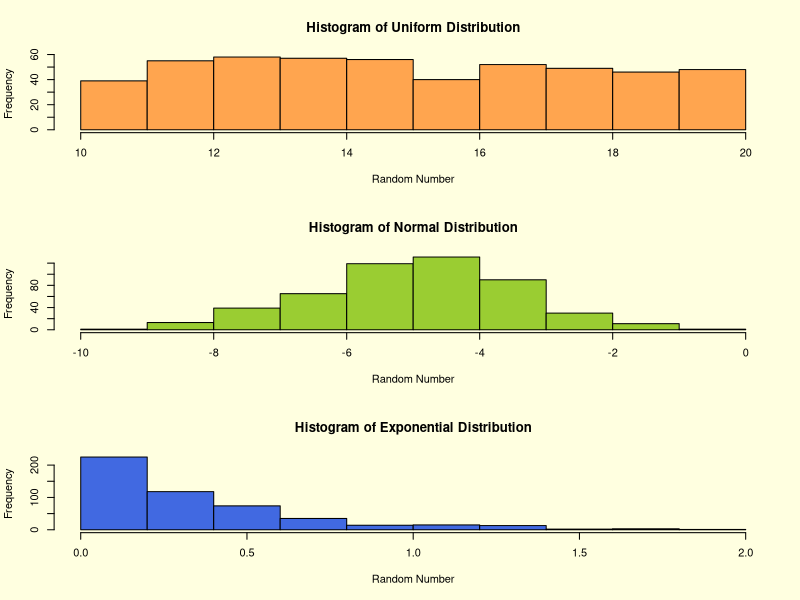
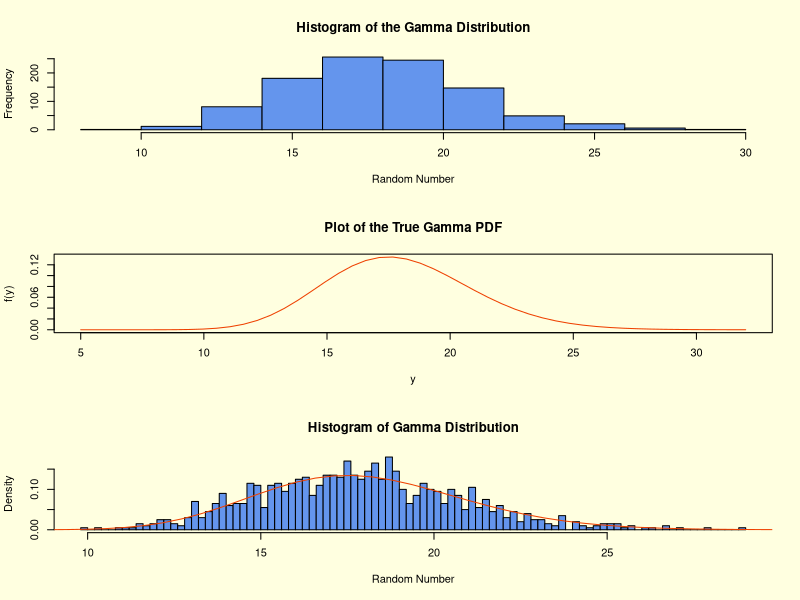
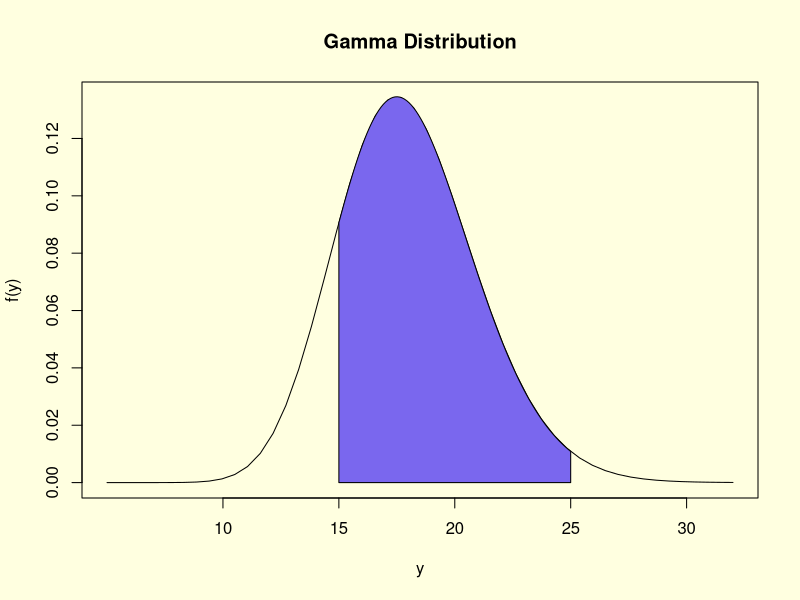

Write R code to recreate these figures, in order.
############################
# Stat 330: Homework 6     #
# Date: 11/17/2022         #
# Name: Abby Ramos Cortez  #
############################


#================================= Problem 1 ===============================
# (a)
set.seed(123)
rand.uni <- runif(500,10,20)

# (b)
rand.norm <- rnorm(500,mean=-5,sd=1.5)

# (c)
rand.exp <- rexp(500,3)

par(mfrow=c(3,1),bg='lightyellow')
hist(rand.uni,col='tan1',xlab='Random Number',main='Histogram of Uniform Distribution')
hist(rand.norm,col='yellowgreen',xlab='Random Number',main='Histogram of Normal Distribution')
hist(rand.exp,col='royalblue',xlab='Random Number',main='Histogram of Exponential Distribution')

#================================= Problem 2 ===============================
# (a)
nomorethan3 <- ppois(3,7)
nomorethan3
#[1] 0.08176542

# (b)
atleast2 <- 1-ppois(1,7)
atleast2
#[1] 0.9927049

# (c)
exactly5 <- dpois(5,7)
exactly5
#[1] 0.1277167

#================================= Problem 3 ===============================
# (a)
set.seed(123)
par(mfrow=c(3,1),bg='lightyellow')

rand.gamma <- rgamma(1000,36,2)
hist.a <- hist(rand.gamma,col='cornflowerblue',xlab='Random Number',main='Histogram of the Gamma Distribution')

# (b)
y <- seq(5,32,length.out=50)
truegamma <- dgamma(y,36,2)
plot(x=y,y=truegamma,type='l',col='orangered2',xlab='y',ylab='f(y)',
     main='Plot of the True Gamma PDF')

hist.b <- hist(rand.gamma,col='cornflowerblue',xlab='Random Number',main='Histogram of Gamma Distribution',
               freq=FALSE,breaks=100)
lines(x=y, y=truegamma,col='orangered2')

# The plot of the true gamma PDF approximately matches the histogram of the Gamma 
# Distribution in (3a).

# (c)
mean.rand <- mean(rand.gamma)
mean.rand
#[1] 17.84978

var.rand <- var(rand.gamma)
var.rand
#[1] 8.582408

# Formula for true mean of the Gamma Distribution: Shape/Rate
true.mean.rand <- 36/2
true.mean.rand
#[1] 18

# Formula for true mean of the Gamma Distribution: Shape/(Rate^2)
true.var.rand <- 36/(2^2)
true.var.rand
#[1] 9

# The sample mean and the sample variance closely correspond to their respective
# true values. 

# (d)
lifetime.y <- qgamma(0.70,36,2)
lifetime.y
#[1] 19.44443
# The lifetime which is at the 70th percentile is approximately 20.

# (e)
lifetime.y1 <- 1-pgamma(19,36,2)
lifetime.y1
#[1] 0.3509736

# (f)
lifetime.y2 <- pgamma(24,36,2)-pgamma(15,36,2)
lifetime.y2
#[1] 0.8116776

# (g)
par(mfrow=c(1,1),bg='lightyellow')

y <- seq(5,32,length.out=50)
fy <- dgamma(y,36,2)
y0 <- seq(15, 25, length.out=100)
fy0 <- dgamma(y0,36,2)
plot(y, fy, type="l", xaxt="n", ylab="f(y)", 
     main="Gamma Distribution")
polygon( c(15,y0,25), c(0,fy0,0), col="slateblue2" )
axis(1, at=c(10,15,20,25,30))


